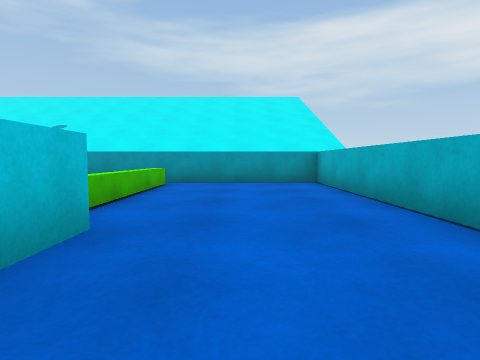
View 1 (above)

17 first-person views from a walk through a 3-D level made in the Unity game engine. The camera is 0.58 m above the floor, tilts 4° down and sees 80° across. The floor is counted in squares, 1 m on a side. Each view is taken from the middle of a square. On the plan, view 1 faces up. The plan holds only what a view shows up to about 9 squares ahead; the rest is blank. The place goes on beyond the plan. The player character is not drawn. Surface patterns are stand-ins for the level's own textures.

View 2
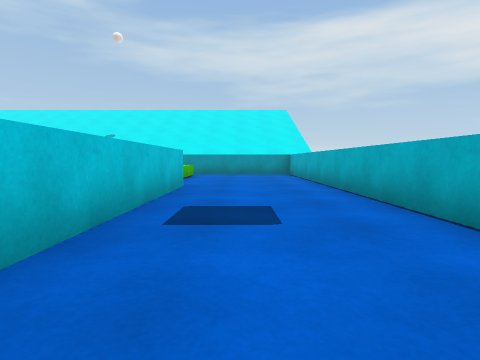

View 3
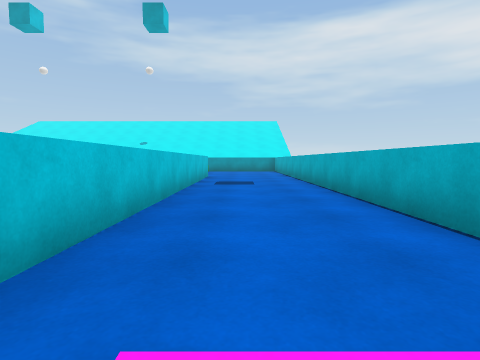

View 4
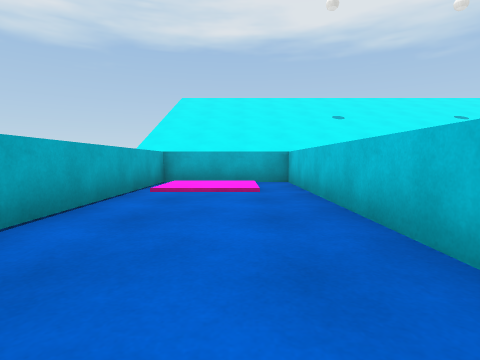

View 5
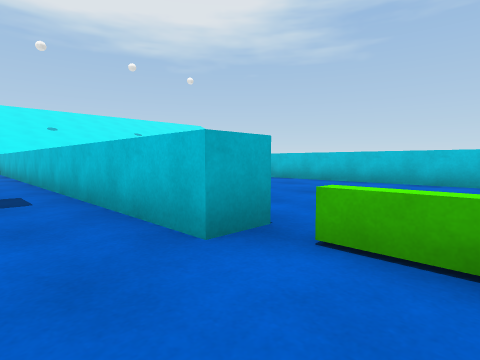

View 6
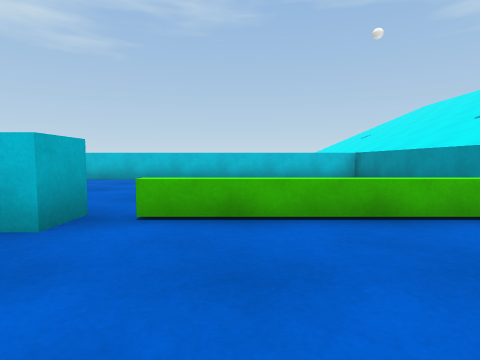

View 7
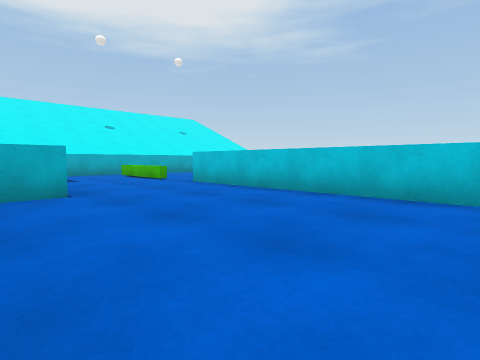

View 8
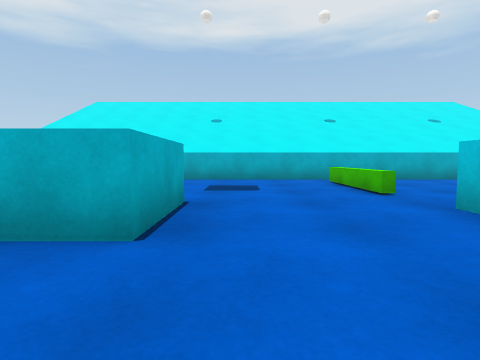

View 9
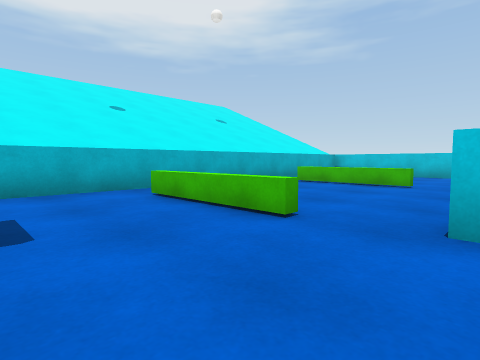

View 10
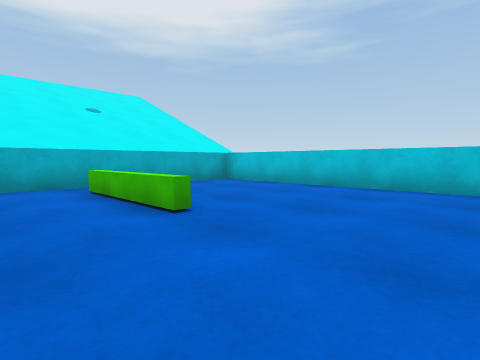

View 11
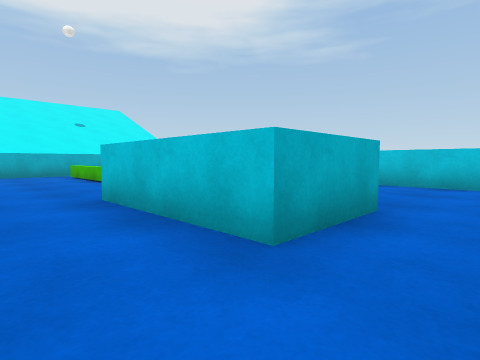

View 12
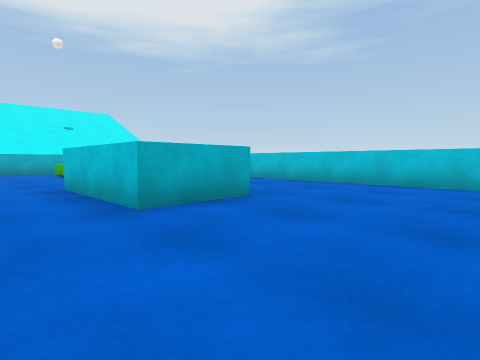

View 13
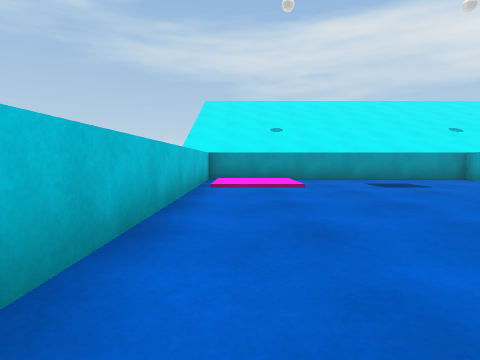

View 14
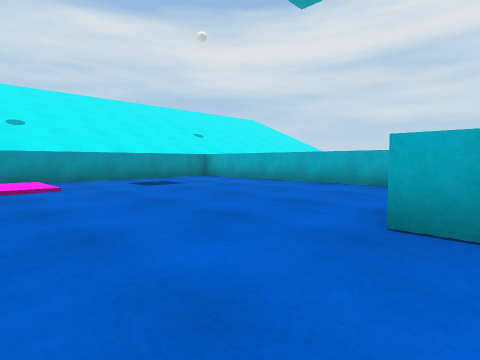

View 15
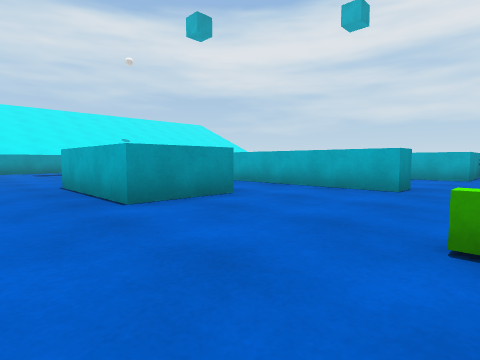

View 16
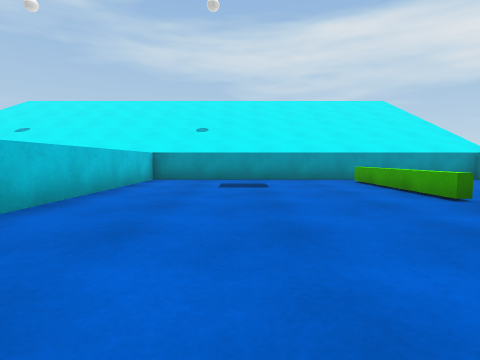

View 17
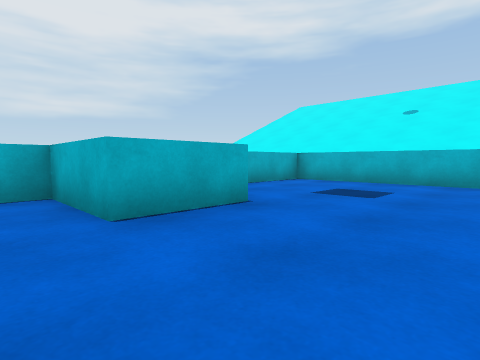

### Floor plan
Points are (right, up) in squares from view 1. A wall is a line through its corners. A room is listed if a view was taken in it or the views show most of it. See-through windows are left out.
Room 1 (views 1, 2, 3, 4, 5, 6)
walls: (-2.1, 2.4) (-1.3, 2.4) (-1.3, -10.5) (2, -10.5) (2, 7.4) (-1.4, 7.4)
low walls: (-1.7, 6.6) (-1.7, 3)
ways out: opening at (-2, 7) to room 2; gap at (-2, 3) to room 2
Room 2 (views 7, 8, 9, 10, 11, 12, 13, 14, 15, 16, 17)
walls: (-10.5, -3.3) (-12.4, -3.3) (-12.4, -0.2) (-10.5, -0.2) (-10.5, -3.3); (-8.3, 1) (-8.3, 5.1); (-2, -4.1) (-2, -3.4); (-15.9, -4.5) (-15.9, -10.5) (-2, -10.5) (-2, -8.3); (-8.3, 6.9) (-8.3, 7.4) (-15.9, 7.4) (-15.9, -2.9); (-1.4, 7.4) (-7.6, 7.4) (-7.6, -5.4) (-8.3, -5.4) (-8.3, -1)
low walls: (-7.3, -6.6) (-7.3, -8); (-11.7, -6.6) (-11.7, -9.5); (-2, 3) (-2, 6.6)
ways out: opening at (-2, 7) to room 1; gap at (-2, 3) to room 1
objects: cyan block (-4, -6) to (-3, -4)

Where each view was taken, in squares from view 1:
view 1: 0 up, 0 right, facing up
view 2: 4 down, 0 right, facing up
view 3: 9 down, 0 right, facing up
view 4: 3 down, 0 right, facing down
view 5: 4 up, 0 right, facing down-left
view 6: 4 up, 1 right, facing left
view 7: 1 up, 3 left, facing down-left
view 8: 2 down, 5 left, facing down
view 9: 5 down, 5 left, facing down-left
view 10: 4 down, 10 left, facing down-left
view 11: 1 up, 9 left, facing down-left
view 12: 3 up, 9 left, facing down-left
view 13: 1 down, 15 left, facing up
view 14: 1 down, 15 left, facing up-right
view 15: 7 down, 14 left, facing up-right
view 16: 1 down, 5 left, facing up
view 17: 3 down, 7 left, facing down-right
